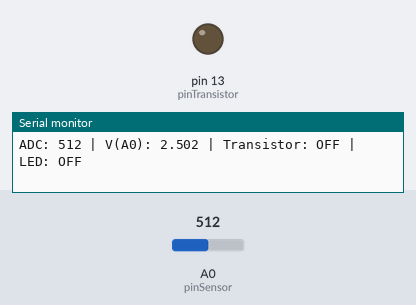
A sketch run on a simulated Arduino Uno, built with avr-gcc and run on an emulated ATmega328P. On the bench: output pins drawn as LEDs (lit = HIGH), the last lines printed to the serial monitor. The test bench sets the inputs (shaded band); at power-on: A0 (pinSensor) = 512.

Above: at 1.2 s.
1.3 s: A0 (pinSensor) set to 178
2.8 s: A0 (pinSensor) set to 149
At 3.4 s:
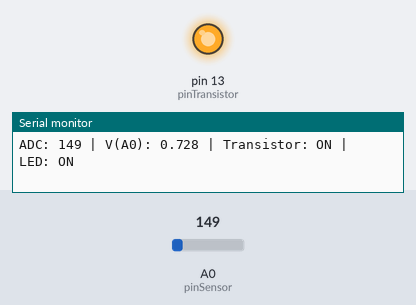
4.3 s: A0 (pinSensor) set to 863
5.8 s: A0 (pinSensor) set to 897
At 6.3 s:
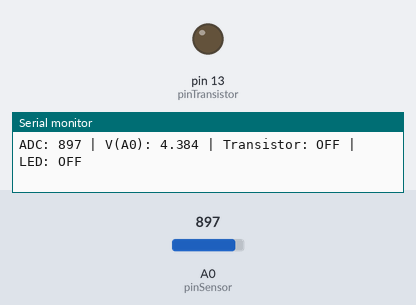
Timing chart, 0 to 8.3 s (numbered marks = the images above; inputs shaded):
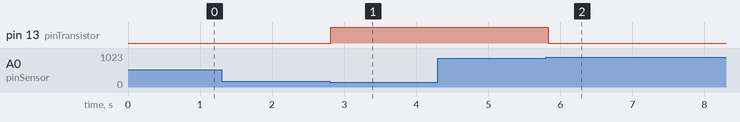

Measured:
- the behaviour switches between 164 and 163 on A0 (pinSensor) (found by bisection; images 0 and 1)
- the behaviour switches between 879 and 880 on A0 (pinSensor) (found by bisection; images 1 and 2)
- after the input at 2.8 s, pin 13 (pinTransistor): LOW → HIGH at once
- after the input at 5.8 s, pin 13 (pinTransistor): HIGH → LOW at once

The sketch:

B.ino
```cpp
float umbral_v_off = 4.3;
float umbral_v_on  = 0.8;
bool last_state = false;

const int pinSensor = A0;
const int pinTransistor = 13;   // salida al transistor

void setup() {
  pinMode(pinSensor, INPUT);
  pinMode(pinTransistor, OUTPUT);
  Serial.begin(9600);
}

void loop() {
  int nivelLuz = analogRead(pinSensor);
  float voltaje = (nivelLuz / 1023.0) * 5.0;

  Serial.print("ADC: ");
  Serial.print(nivelLuz);
  Serial.print(" | V(A0): ");
  Serial.print(voltaje, 3);

  if (voltaje > umbral_v_off) {
    digitalWrite(pinTransistor, LOW);
    last_state = false;
    Serial.println(" | Transistor: OFF | LED: OFF");
  }
  else if (voltaje < umbral_v_on) {
    digitalWrite(pinTransistor, HIGH);
    last_state = true;
    Serial.println(" | Transistor: ON | LED: ON");
  }
  else {
    digitalWrite(pinTransistor, last_state ? HIGH : LOW);
    Serial.print(" | Transistor: ");
    Serial.print(last_state ? "ON" : "OFF");
    Serial.print(" | LED: ");
    Serial.println(last_state ? "ON" : "OFF");
  }

  delay(200);
}
```
